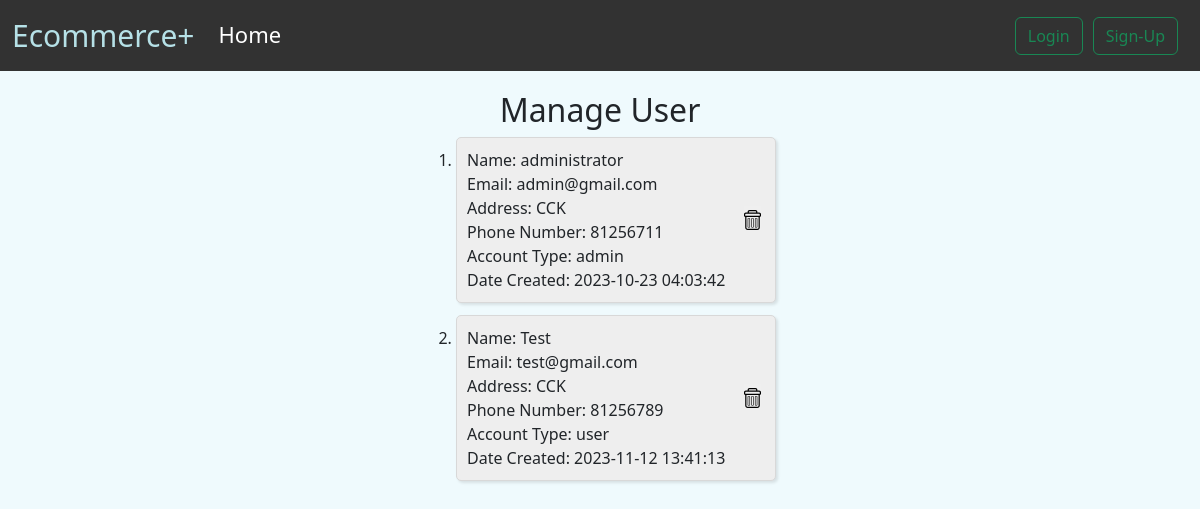
/manage_user, run on an earlier commit of the app's database.
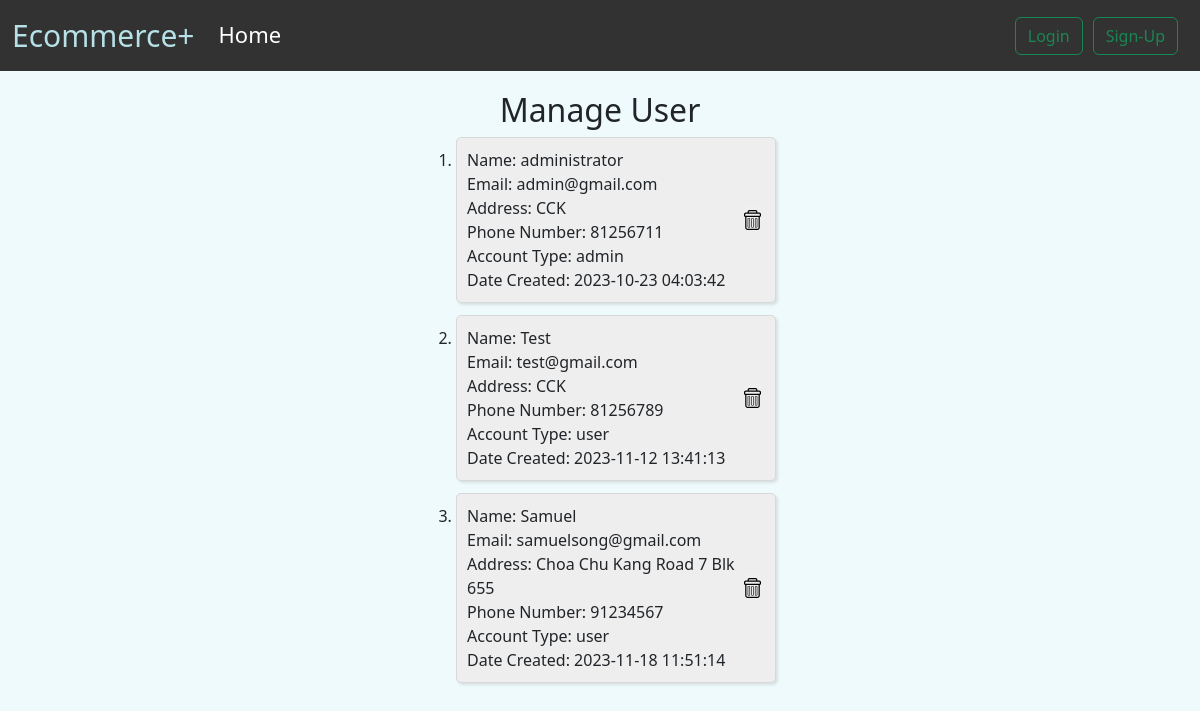
And on a later commit of the database.
### tables this page shows
CREATE TABLE users (
    user_id INTEGER PRIMARY KEY AUTOINCREMENT,
    first_name varchar(50) NOT NULL,
    last_name varchar(50),
    email varchar(50) NOT NULL UNIQUE,
    password varchar(50) NOT NULL,
    address varchar(100),
    phone_number varchar(20),
    account_type varchar(10) NOT NULL DEFAULT "user",
    time_created DATETIME DEFAULT CURRENT_TIMESTAMP
);

### app.py (the view)
@app.route('/manage_user', methods=['GET', 'POST'])
def manage_user():
    try:
        if request.method == 'GET':
            conn = get_db_connection()
            users = conn.execute('SELECT * FROM users').fetchall()
            conn.close()
            return render_template('manage_user.html', users=users)
    except Exception as e:
        print(str(e))
        return redirect('/')

### app.py (called while the page is built)
def get_db_connection():
    conn = sqlite3.connect('sql_database.db')
    conn.row_factory = sqlite3.Row
    return conn

### templates/manage_user.html (shortened to what this page needs)
{% extends 'base.html' %}
{% block body %}
<main class="container-fluid main-cart-container">
  <h2>Manage User</h2>
  <div class="user-list">
    <ol>
      {% for user in users %}
      <li>
        <div class="user-box-flex">
          <div class="user-box-description">
            <div class="manage-user-left-section">
              <div class="first-name">
                {% if user.lastname != null %}
                Name: {{ user.first_name + " " + user.last_name }}
                {% else %}
                Name: {{ user.first_name }}
                {% endif %}
              </div>
              <div class="email">
                Email: {{ user.email }}
              </div>
              <div class="address">
                Address: {{ user.address }}
              </div>
              <div class="phone-number">
                  Phone Number: {{ user.phone_number }}
              </div>
              <div class="account_type">
                  Account Type: {{ user.account_type }}
              </div>
              <div class="date-created">
                  Date Created: {{ user.time_created }}
              </div>
            </div>
            <div class="manage-user-right-section">
              <div class="delete-user-container">
                <form class="delete-user-form" action="/delete_user" method="POST">
                  <button class="delete-user-button">
                    <img src="/static/css/icons/trash.svg" alt="delete-user-image" class="delete-user-image">
                  </button>
                </form>
              </div>
            </div>
          </div>
        </div>
      </li>
      {% endfor %}
  </ol>
  </div>
</main>
{% endblock %}

### templates/base.html (shortened to what this page needs)
<!DOCTYPE html>
<html lang="en">
<head>
    <link rel="stylesheet" href="{{ url_for('static', filename='css/main.css') }}">
    <link href="https://cdn.jsdelivr.net/npm/bootstrap@5.3.2/dist/css/bootstrap.min.css" rel="stylesheet">
  </head>
<body>
    <header>
        <nav class="navbar navbar-expand-lg bg-body-tertiary" id="nav-bar">
            <div class="container-fluid" id="nav-container">
              <a class="navbar-brand" id="Company-name" href="#">Ecommerce+</a>
              <div class="collapse navbar-collapse" id="navbarSupportedContent">
                <ul class="navbar-nav me-auto mb-2 mb-lg-0">
                  <li class="nav-item">
                    <a class="nav-link active" href="/">Home</a>
                  </li>
                </ul>
                <div class="d-flex">
                  {% if session['login_status'] == 1 %}
                  <a class="btn btn-outline-success" href="/logout">Logout</a>
                  {% else %}
                  <a class="btn btn-outline-success" href="/login">Login</a>
                  <a class="btn btn-outline-success" href="/signup">Sign-Up</a>
                  {% endif %}
                </div>
              </div>
            </div>
          </nav>
        </header>
    {% block body %}{% endblock %}
</body>
</html>

### static/css/main.css (style rules this page uses)
* { margin: 0; padding: 0; }
header { margin-bottom: 20px; }
body, html { height: 100%; font-family: sans-serif; }
.main-cart-container { display: flex; flex-direction: column; align-items: center; }
.delete-cart-container, .delete-user-container { display: flex; justify-content: center; padding-bottom: 5px; padding-right: 5px; }
.delete-cart-form, .delete-user-form { display: flex; justify-content: center; }
.delete-cart-button, .delete-user-button, .delete-product-tag-button { border: none; }
.delete-cart-image, .delete-user-image, .delete-product-tag-image { height: 20px; }
.user-box-flex { display: flex; flex-direction: row; }
.user-box-description { display: flex; flex-direction: row; margin-bottom: 12px; border: solid; border-width: 1px; border-radius: 5px; border-color: rgb(216, 216, 216); background-color: rgb(238, 238, 238); box-shadow: 2px 2px 3px rgba(0, 0, 0, 0.1); width: 320px; padding: 10px 0px 10px 10px; }
.manage-user-left-section { flex: 1; }
.manage-user-right-section { display: flex; width: 40px; justify-content: center; align-items: center; }
#Company-name { color: #B6E1E7; font-size: 30px ; }
.btn-outline-success { margin-right: 10px; }
#nav-bar { background-color: #323232 !important; }
body { background-color: #EFFAFD !important; }
.nav-link { font-size: 22px !important; margin-top: -3px; color: white !important; }

What changed in the data, as far as the page shows it:
added users: first_name "Samuel", email "samuelsong@gmail.com", address "Choa Chu Kang Road 7 Blk 655", phone_number "91234567", account_type "user", time_created "2023-11-18 11:51:14"
